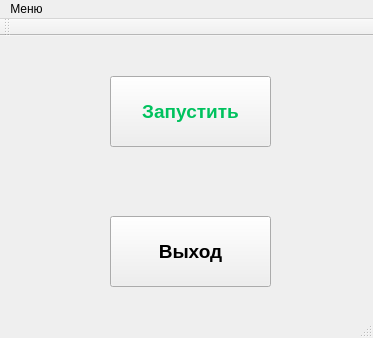
<?xml version="1.0" encoding="UTF-8"?>
<ui version="4.0">
 <class>MainWindow</class>
 <widget class="QMainWindow" name="MainWindow">
  <property name="geometry">
   <rect>
    <x>0</x>
    <y>0</y>
    <width>373</width>
    <height>338</height>
   </rect>
  </property>
  <property name="windowTitle">
   <string>Меню калькулятора</string>
  </property>
  <widget class="QWidget" name="centralWidget">
   <widget class="QPushButton" name="strat_c">
    <property name="geometry">
     <rect>
      <x>110</x>
      <y>40</y>
      <width>161</width>
      <height>71</height>
     </rect>
    </property>
    <property name="font">
     <font>
      <family>Tahoma</family>
      <pointsize>14</pointsize>
      <weight>75</weight>
      <bold>true</bold>
     </font>
    </property>
    <property name="styleSheet">
     <string notr="true">color: rgb(0, 194, 94);</string>
    </property>
    <property name="text">
     <string>Запустить</string>
    </property>
   </widget>
   <widget class="QPushButton" name="strat_c_2">
    <property name="geometry">
     <rect>
      <x>110</x>
      <y>180</y>
      <width>161</width>
      <height>71</height>
     </rect>
    </property>
    <property name="font">
     <font>
      <family>Tahoma</family>
      <pointsize>14</pointsize>
      <weight>75</weight>
      <bold>true</bold>
     </font>
    </property>
    <property name="text">
     <string>Выход</string>
    </property>
   </widget>
  </widget>
  <widget class="QMenuBar" name="menuBar">
   <property name="geometry">
    <rect>
     <x>0</x>
     <y>0</y>
     <width>373</width>
     <height>21</height>
    </rect>
   </property>
   <widget class="QMenu" name="menu">
    <property name="title">
     <string>Меню</string>
    </property>
    <addaction name="action"/>
    <addaction name="action_close"/>
   </widget>
   <addaction name="menu"/>
  </widget>
  <widget class="QToolBar" name="mainToolBar">
   <attribute name="toolBarArea">
    <enum>TopToolBarArea</enum>
   </attribute>
   <attribute name="toolBarBreak">
    <bool>false</bool>
   </attribute>
  </widget>
  <widget class="QStatusBar" name="statusBar"/>
  <action name="action">
   <property name="text">
    <string>Запустить</string>
   </property>
   <property name="toolTip">
    <string>Запускает калькулятор</string>
   </property>
   <property name="shortcut">
    <string>Ctrl+O</string>
   </property>
  </action>
  <action name="action_close">
   <property name="text">
    <string>Закрыть</string>
   </property>
   <property name="toolTip">
    <string>Выход</string>
   </property>
   <property name="shortcut">
    <string>Ctrl+X</string>
   </property>
  </action>
 </widget>
 <layoutdefault spacing="6" margin="11"/>
 <resources/>
 <connections/>
</ui>
